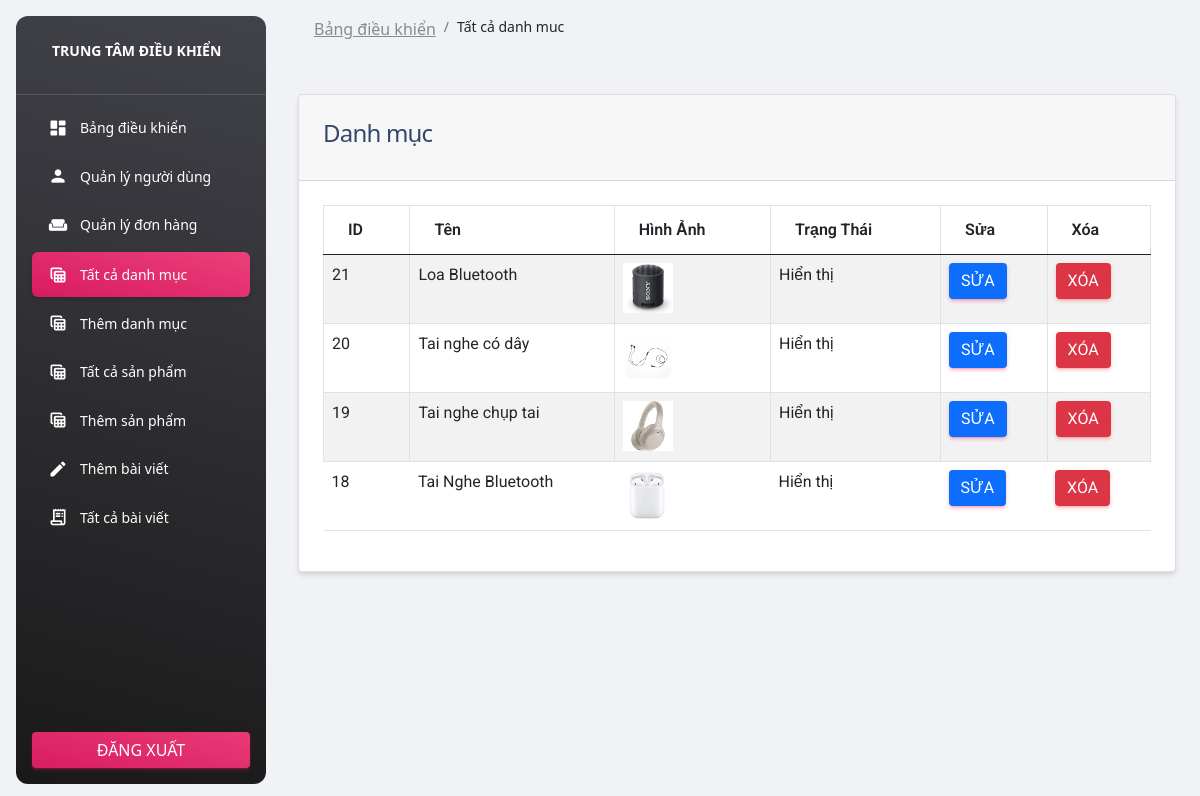
The page /admin/category.php (signed in) on the database its author committed.
### tables this page shows
CREATE TABLE `categories` (
  `id` int(11) NOT NULL,
  `name` varchar(191) NOT NULL,
  `slug` varchar(191) NOT NULL,
  `description` mediumtext,
  `status` tinyint(4) NOT NULL DEFAULT '0',
  `image` varchar(191) NOT NULL,
  `created_at` timestamp NOT NULL DEFAULT CURRENT_TIMESTAMP
);

### functions/myfunctions.php (called while the page is built, shortened)
<?php
include("../config/dbcon.php");
function getAll($table)
{
    global $conn;
    $query= "SELECT * FROM $table ORDER BY id DESC";
    return $query_run= mysqli_query($conn, $query);
}
?>

### admin/category.php (the view, shortened to what this page needs)
<?php
include ("../admin/includes/header.php");
?>
<body>
<div class="container-fluid">
    <div class="row">
        <div class="col-md-12">
            <div class="card">
                <div class="card-header">
                    <h4>Danh mục</h4>
                </div>
                <div class="card-body">
                    <table class="table table-bordered table-striped">
                        <thead>
                            <tr>
                                <th>ID</th>
                                <th>Tên</th>
                                <th>Hình ảnh</th>
                                <th>Trạng thái</th>
                                <th>Sửa</th>
                                <th>Xóa</th>
                            </tr>
                        </thead>
                        <tbody>
                            <?php
                                $category= getAll("categories");
                                if(mysqli_num_rows($category) >0)
                                {
                                    foreach($category as $item)
                                    {
                                    ?>
                                        <tr>
                                            <td><?= $item['id'];?> </td>
                                            <td><?= $item['name'];?></td>
                                            <td>
                                                <img src="../images/<?= $item['image']; ?>" width="50px" height="50px" alt="<?= $item['name'];?>">
                                            <td>
                                                <?= $item['status'] == '0' ? "Hiển thị":"Ẩn"?>
                                            </td>
                                            <td>
                                                <a href="edit-category.php?id=<?= $item['id'];?>" class="btn btn-primary">Sửa</a>
                                            </td>
                                            <td>
                                                <form action="code.php" method="POST">
                                                    <button type="submit" name="delete_category_btn" class="btn btn-danger">Xóa</button>
                                                </form>
                                            </td>
                                        </tr>
                                    <?php
                                    }
                                }else
                                {
                                    echo "No records found";
                                }
                            ?>
                        </tbody>
                    </table>
                </div>
            </div>
        </div>
    </div>
</div>
</body>

### rows shown on the page
categories: id "21", name "Loa Bluetooth", image (picture), status "Hiển thị"
categories: id "20", name "Tai nghe có dây", image (picture), status "Hiển thị"
categories: id "19", name "Tai nghe chụp tai", image (picture), status "Hiển thị"
categories: id "18", name "Tai Nghe Bluetooth", image (picture), status "Hiển thị"
